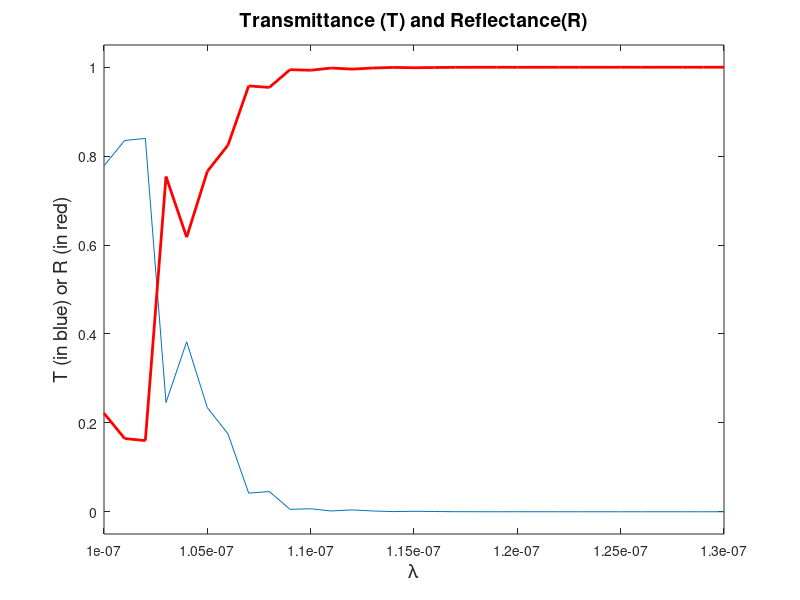

The MATLAB source for this figure:
%-------------------------------------------------------------------------
%----------------------- Transfer Matrix Method---By S. Rao----------------
%----Reference: IMPROVED FORMULATION OF SCATTERING MATRICES FOR -----------
%----SEMI-ANALYTICAL METHODS THAT IS CONSISTENT WITH CONVENTION -----------
%----By R. C. Rumpf, Progress In Electromagnetics Research B, -------------
%----Vol. 35, 241261, 2011. ----------------------------------------------
%-------------------------------------------------------------------------

close all; 
clc; 
clear all; 
 
% UNITS 
degrees = pi/180; 
 
%------------------------------------------------------------------------ 
%% DEFINE SIMULATION PARAMETERS 
%------------------------------------------------------------------------ 
 
% SOURCE PARAMETERS 
lam0=(100:1:130)*1e-9;%free space wavelength 
k0=(2*pi)./lam0;
theta = 17 * degrees; %elevation angle 
phi = 12 * degrees; %azimuthal angle 
pte = 1/sqrt(2); %amplitude of TE polarization 
ptm = 1i*pte; %amplitude of TM polarization 
ni=1.0; % incident medium refractive index

% EXTERNAL MATERIALS 
ur1 = 1.0; % permeability in the reflection region 
er1 = 1.0; % permittivity in the reflection region 
ur2 = 1.0; % permeability in the transmission region 
er2 = 5.0; % permittivity in the transmission region 
 
% DEFINE LAYERS 
N=10; % number of layers
UR = [ 1 1 1 1 1 1 1 1 1 1]; % array of permeabilities in each layer 
ER = [ 3 1 2 2 1 3 1 4 2 3 ]; % array of permittivities in each layer 
% array of the %thickness of each layer 
L = [ 0.25 0.5 0.2 0.3 0.25 0.1 0.1 0.1 0.1 0.1].*1e-6; 
 
%------------------------------------------------------------------------ 
% IMPLEMENT TRANSFER MATRIX METHOD 
%------------------------------------------------------------------------

Kx=ni*sin(theta)*cos(phi);
Ky=ni*sin(theta)*sin(phi);
Kzh=sqrt(1-(Kx*Kx)-(Ky*Ky));

%------------------------------------------------------------------------
%--homogenous gap layer parameters
%------------------------------------------------------------------------

Wh=eye(2);
Qh=[ Kx*Ky 1-(Kx*Kx) ;(Ky*Ky)-1  -Kx*Ky];
Omh=1i*Kzh*eye(2);
Vh=Qh*(Omh^-1);


%--initialize global scattering matrix

Sg11=zeros(2,2); Sg12=eye(2);Sg21=eye(2);Sg22=zeros(2,2);

%----------------------------------------------------------------------
% Reflection side------------------------------------------------------
%----------------------------------------------------------------------

    Krz=sqrt(ur1*er1-(Kx*Kx)-(Ky*Ky));
    Pr=(1/er1)*[ Kx*Ky ur1*er1-(Kx*Kx) ;(Ky*Ky)-ur1*er1  -Kx*Ky];
    Qr=(1/ur1)*[ Kx*Ky ur1*er1-(Kx*Kx) ;(Ky*Ky)-ur1*er1  -Kx*Ky];
    Omr=1i*Krz*eye(2);
    Wr=eye(2);
    Vr=Qr*(Omr^-1);
    Ar=eye(2)+(Vh^-1)*Vr;
    Br=eye(2)-(Vh^-1)*Vr;
    
    Sref11=-(Ar^-1)*Br;
    Sref12=2*eye(2)*(Ar^-1);
    Sref21=0.5*eye(2)*(Ar-(Br*(Ar^-1)*Br));
    Sref22=Br*(Ar^-1);

     % updating global scattering matrices by Redheffer star product

    SA11=Sref11;
    SA12=Sref12;
    SA21=Sref21;
    SA22=Sref22;
    
    SB11=Sg11;
    SB12=Sg12;
    SB21=Sg21;
    SB22=Sg22;
    
    SAB11=SA11+(SA12*((eye(2)-(SB11*SA22))^-1)*SB11*SA21);
    SAB12=SA12*((eye(2)-(SB11*SA22))^-1)*SB12;
    SAB21=SB21*((eye(2)-(SA22*SB11))^-1)*SA21;
    SAB22=SB22+(SB21*((eye(2)-(SA22*SB11))^-1)*SA22*SB12);
    
    Sg11=SAB11;
    Sg12=SAB12;
    Sg21=SAB21;
    Sg22=SAB22;

for q=1:length(lam0)  
    
%---updating the scattering matrices for N layers--------------------------

for i=1:N
    Kz=sqrt(UR(i)*ER(i)-(Kx*Kx)-(Ky*Ky));
    Q=(1/UR(i))*[ Kx*Ky UR(i)*ER(i)-(Kx*Kx) ;(Ky*Ky)-UR(i)*ER(i)  -Kx*Ky];
    Om=1i*Kz*eye(2);
    V=Q*(Om^-1);
    A=eye(2)+((V^-1)*Vh);
    B=eye(2)-((V^-1)*Vh);
    X=expm(Om*k0(q)*L(i));
    S11=((A-((X*B*(A^-1)*X*B)))^-1)*((X*B*(A^-1)*X*A)-B);
    S22=S11;
    S12=(((A-((X*(B/A)*X*B)))^-1)*X)*(A-B*(A^-1)*B);
    S21=S12;
    
% updating global scattering matrices by Redheffer star product

    SA11=Sg11;
    SA12=Sg12;
    SA21=Sg21;
    SA22=Sg22;
    
    SB11=S11;
    SB12=S12;
    SB21=S21;
    SB22=S22;
    
    SAB11=SA11+(SA12*((eye(2)-(SB11*SA22))^-1)*SB11*SA21);
    SAB12=SA12*((eye(2)-(SB11*SA22))^-1)*SB12;
    SAB21=SB21*((eye(2)-(SA22*SB11))^-1)*SA21;
    SAB22=SB22+(SB21*((eye(2)-(SA22*SB11))^-1)*SA22*SB12);
    
    Sg11=SAB11;
    Sg12=SAB12;
    Sg21=SAB21;
    Sg22=SAB22;
end

   
%----------------------------------------------------------------------
% Transmission side------------------------------------------------------
%----------------------------------------------------------------------

    Ktz=sqrt(ur2*er2-(Kx*Kx)-(Ky*Ky));
    Pt=(1/er2)*[ Kx*Ky ur2*er2-(Kx*Kx) ;(Ky*Ky)-ur2*er2  -Kx*Ky];
    Qt=(1/ur2)*[ Kx*Ky ur2*er2-(Kx*Kx) ;(Ky*Ky)-ur2*er2  -Kx*Ky];
    Omt=1i*Ktz*eye(2);
    Wt=eye(2);
    Vt=Qt*(Omt^-1);
    At=eye(2)+(Vh^-1)*Vt;
    Bt=eye(2)-(Vh^-1)*Vt;
    
    St11=Bt*(At^-1);
    St12=0.5*eye(2)*(At-(Bt*(At^-1)*Bt));
    St21=2*(At^-1);
    St22=-(At^-1)*Bt;
    
   % updating global scattering matrices by Redheffer star product

    SA11=Sg11;
    SA12=Sg12;
    SA21=Sg21;
    SA22=Sg22;
    
    SB11=St11;
    SB12=St12;
    SB21=St21;
    SB22=St22;
    
    SAB11=SA11+(SA12*((eye(2)-(SB11*SA22))^-1)*SB11*SA21);
    SAB12=SA12*((eye(2)-(SB11*SA22))^-1)*SB12;
    SAB21=SB21*((eye(2)-(SA22*SB11))^-1)*SA21;
    SAB22=SB22+(SB21*((eye(2)-(SA22*SB11))^-1)*SA22*SB12);
    
    Sf11=SAB11;
    Sf12=SAB12;
    Sf21=SAB21;
    Sf22=SAB22;
    
    

    Kinc=k0(q)*ni*[sin(theta)*cos(phi) sin(theta)*sin(phi) cos(theta)];
    nsn=[0 0 -1]; % surface normal
    
    if (theta==0)
     aTE=[0 1 0];
    else
     aTE=cross(Kinc,nsn)./norm(cross(Kinc,nsn));
    end
    
    aTM=cross(aTE,Kinc)./norm(cross(aTE,Kinc));
    
    P=pte*aTE+ptm*aTM;

    
    cinc=[P(1); P(2)];
    Er=Sf11*cinc;
    Et=Sf21*cinc;
    Erx=Er(1);
    Ery=Er(2);
    Etx=Et(1);
    Ety=Et(2);
    
    Erz=-(Kx*Erx+Ky*Ery)/Krz;
    Etz=-(Kx*Etx+Ky*Ety)/Ktz;
    
    Er=[Erx;Ery;Erz];
    Et=[Etx;Ety;Etz];
    
    R=abs(Erx)^2+abs(Ery)^2+abs(Erz)^2;
    T=(abs(Etx)^2+abs(Ety)^2+abs(Etz)^2)*real((ur1*Ktz)/(ur2*Krz));
    
    Tx(q)=abs(T);
    Rx(q)=abs(R);
    
end

%--------------------------------------------------------------------------

figure(1)
  plot(lam0,Tx,lam0,Rx,'r','linewidth',2)
  axis([100e-9 130e-9 -0.05 1.05])
  xlabel('\lambda','fontsize',14)
  ylabel('T (in blue) or R (in red)','fontsize',14)
  title('Transmittance (T) and Reflectance(R)','fontsize',14)
  fh = figure(1);
  set(fh, 'color', 'white');
  
  %------------------------------------------------------------------------